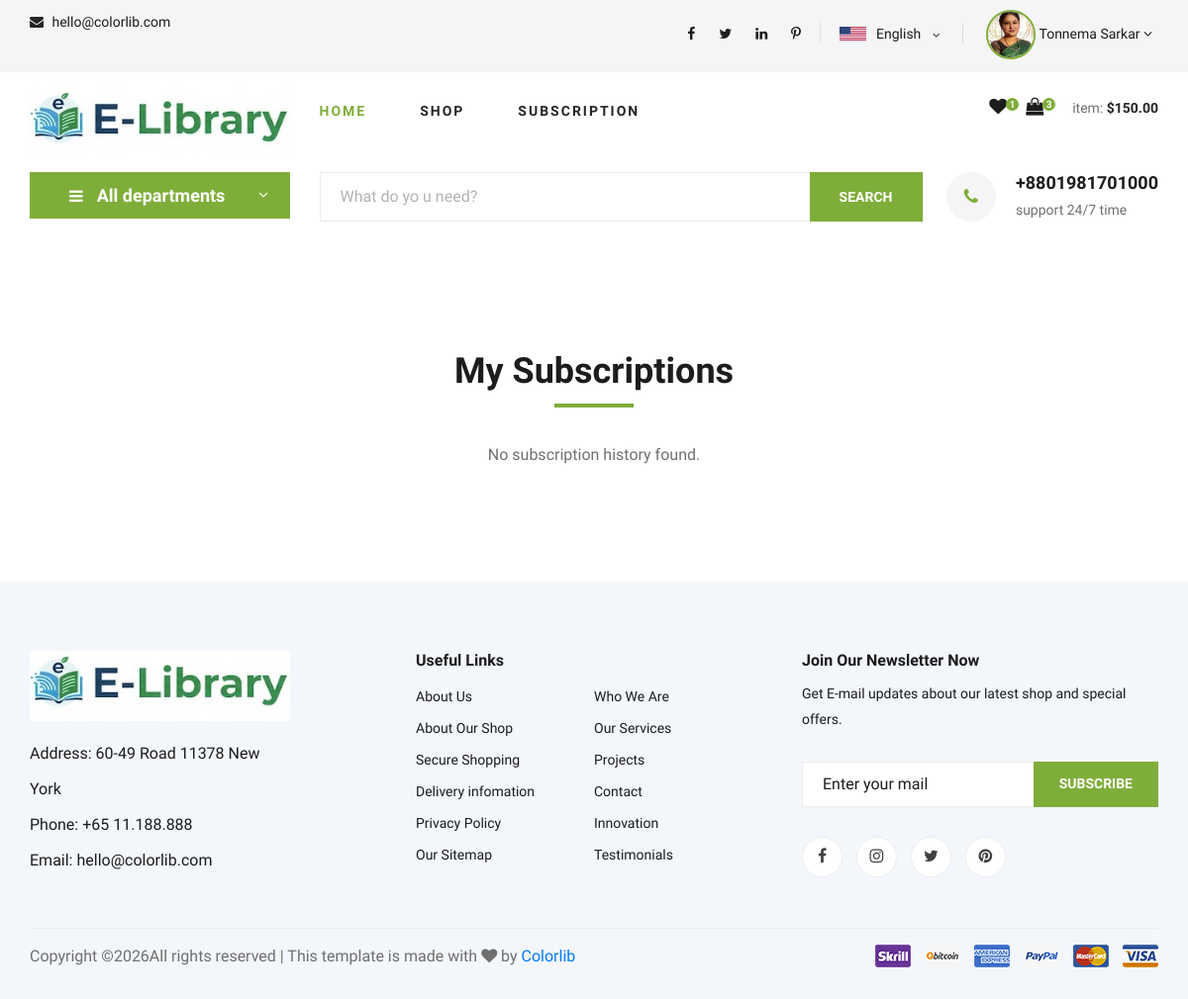
Before: /my-subscription-history/ (signed in) with the older database file.
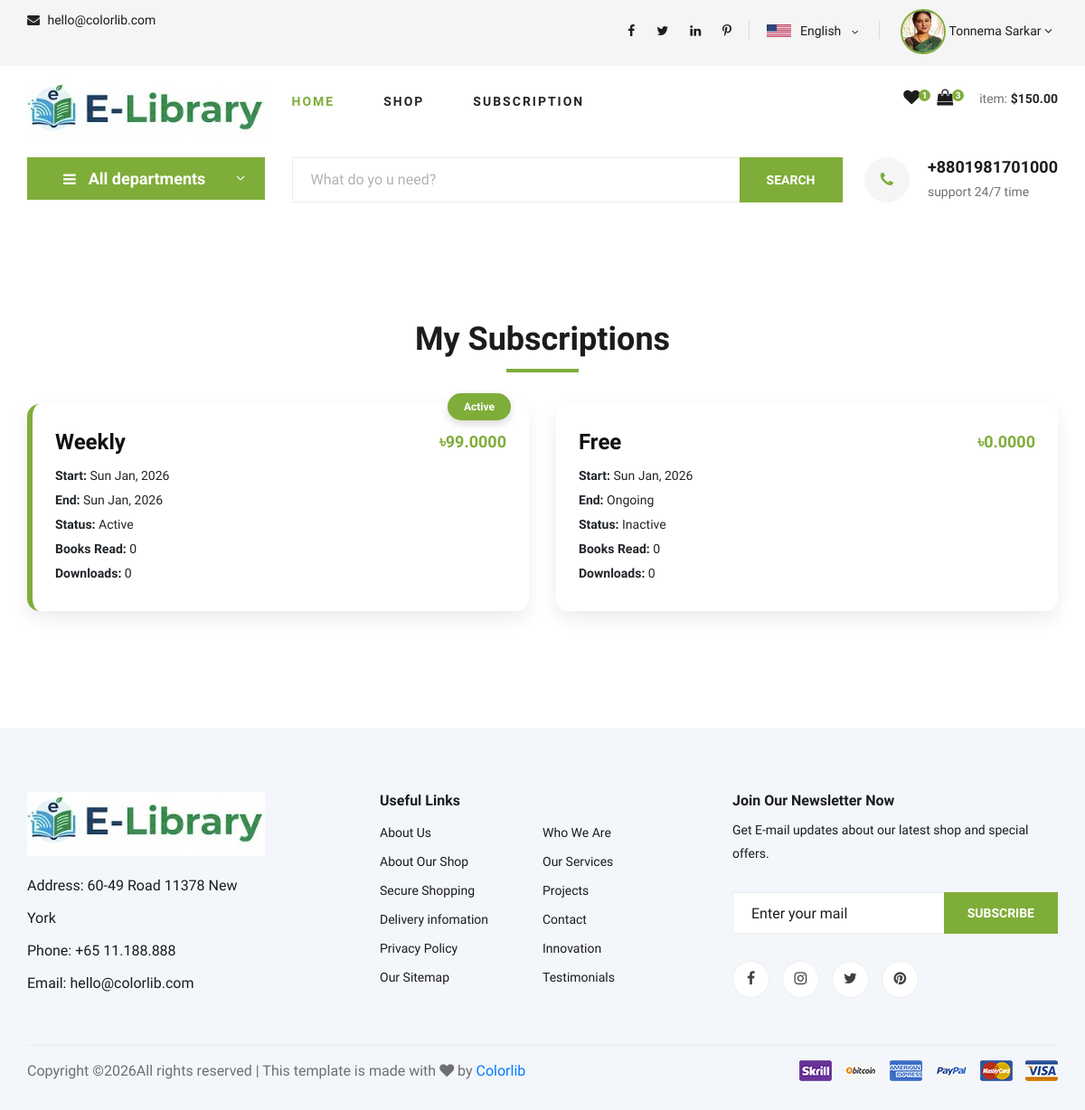
After: the same page with the newer database file.
### apps/subscription/models/user_subscription_model.py (models this page shows, shortened)
class UserSubscription(BaseModel):
    user = models.ForeignKey(User, on_delete=models.CASCADE, related_name="user_subscriptions")
    subscription = models.ForeignKey(Subscription, on_delete=models.CASCADE, related_name="user_subscriptions")
    active_status = models.CharField(max_length=10, choices=ActiveStatusChoices.choices, default=ActiveStatusChoices.ACTIVE)
    payment_status = models.CharField(
        max_length=10, choices=UserSubscriptionPaymentStatus.choices, default=UserSubscriptionPaymentStatus.UNPAID
    )
    start_at = models.DateTimeField(auto_now_add=True)
    end_at = models.DateTimeField(null=True, blank=True)
    read_count = models.IntegerField(default=0)
    download_count = models.IntegerField(default=0)
    class Meta:
        db_table = "user_subscription"
        verbose_name = "User Subscription"
        verbose_name_plural = "User Subscriptions"

### apps/subscription/models/subscription_model.py (models this page shows, shortened)
class Subscription(BaseModel):
    name = models.CharField(max_length=100, null=False, blank=False, unique=True)
    subscription_price = models.DecimalField(max_digits=19, decimal_places=4, default=0)
    subscription_duration_days = models.IntegerField(default=7)
    active_status = models.CharField(max_length=10, choices=ActiveStatusChoices.choices, default=ActiveStatusChoices.ACTIVE)
    book_read_limit = models.CharField(
        max_length=100, choices=SubscriptionReadLimitChoices.choices, default=SubscriptionReadLimitChoices.LIMITED
    )
    max_book_read_limit = models.IntegerField(default=0)
    book_download_limit = models.CharField(
        max_length=100, choices=SubscriptionDownloadChoices.choices, default=SubscriptionDownloadChoices.LIMITED
    )
    max_book_download_limit = models.IntegerField(default=0)
    description = models.TextField(null=True, blank=True)
    class Meta:
        db_table = "subscription"
        verbose_name = "Subscription"
        verbose_name_plural = "Subscriptions"

### apps/home/views/user_subscription.py (the view)
# urls.py: path("my-subscription-history/", MySubscriptionHistoryView.as_view(), name="my_subscription_history"),
class MySubscriptionHistoryView(LoginRequiredMixin, View):
    template_name = "home_user_subscription.html"
    model_class = UserSubscription
    def get(self, request):
        try:
            subscriptions = self.model_class.objects.filter(
                user=request.user, payment_status=UserSubscriptionPaymentStatus.PAID.value
            ).order_by("-id")
            context = {
                "title": "My Subscription History",
                "subscriptions": subscriptions,
                "show_hero_banner": False,
                "all_categories": Category.objects.all()[:8],
                "hero_normal": "hero-normal",
                "subscription": False,
            }
            return render(request, self.template_name, context)
        except Exception as e:
            logger.exception(f"ERROR:------>> Error occurred in My Subscription History View: {e}")
            messages.error(request, "Unable to load My Subscription History!")
            return HttpResponse(f"{e}")
            return HttpResponse(f"{e}")

### apps/home/templates/home_user_subscription.html (shortened to what this page needs)
{% extends 'home_base.html' %}
{% load static %}
{% block body %}
  <section class="subscription-history spad">
    <div class="container">
      <div class="row">
        <div class="col-lg-12 section-title">
          <h2>My Subscriptions</h2>
        </div>
      </div>
      <div class="row">
        {% for sub in subscriptions %}
          <div class="col-lg-6 col-md-6 col-sm-12">
            <div class="subscription-card {% if sub.active_status == 'active' %}active{% endif %}">
              {% if sub.active_status == 'active' %}
                <span class="badge-active">Active</span>
              {% endif %}
              <div class="sub-header">
                <h4>{{ sub.subscription.name }}</h4>
                <span class="price">৳{{ sub.subscription.subscription_price }}</span>
              </div>
              <ul class="sub-info">
                <li>
                  <strong>Start:</strong> {{ sub.start_at|date:'D M, Y' }}
                </li>
                <li>
                  <strong>End:</strong> {{ sub.end_at|date:'D M, Y'|default:'Ongoing' }}
                </li>
                <li>
                  <strong>Status:</strong> {{ sub.active_status|title }}
                </li>
                <li>
                  <strong>Books Read:</strong> {{ sub.read_count }}
                </li>
                <li>
                  <strong>Downloads:</strong> {{ sub.download_count }}
                </li>
              </ul>
            </div>
          </div>
        {% empty %}
          <div class="col-lg-12 text-center">
            <p>No subscription history found.</p>
          </div>
        {% endfor %}
      </div>
    </div>
  </section>
{% endblock %}

Changed rows visible on the page:
added UserSubscription: shows "Active", subscription.name "Weekly", subscription.subscription_price "99.0000", start_at "Sun Jan, 2026", end_at "Sun Jan, 2026", active_status "Active", read_count "0", download_count "0"
added UserSubscription: subscription.name "Free", subscription.subscription_price "0.0000", start_at "Sun Jan, 2026", end_at "Ongoing", active_status "Inactive", read_count "0", download_count "0"
Other visible differences:
text no longer shown: "No subscription history found."
